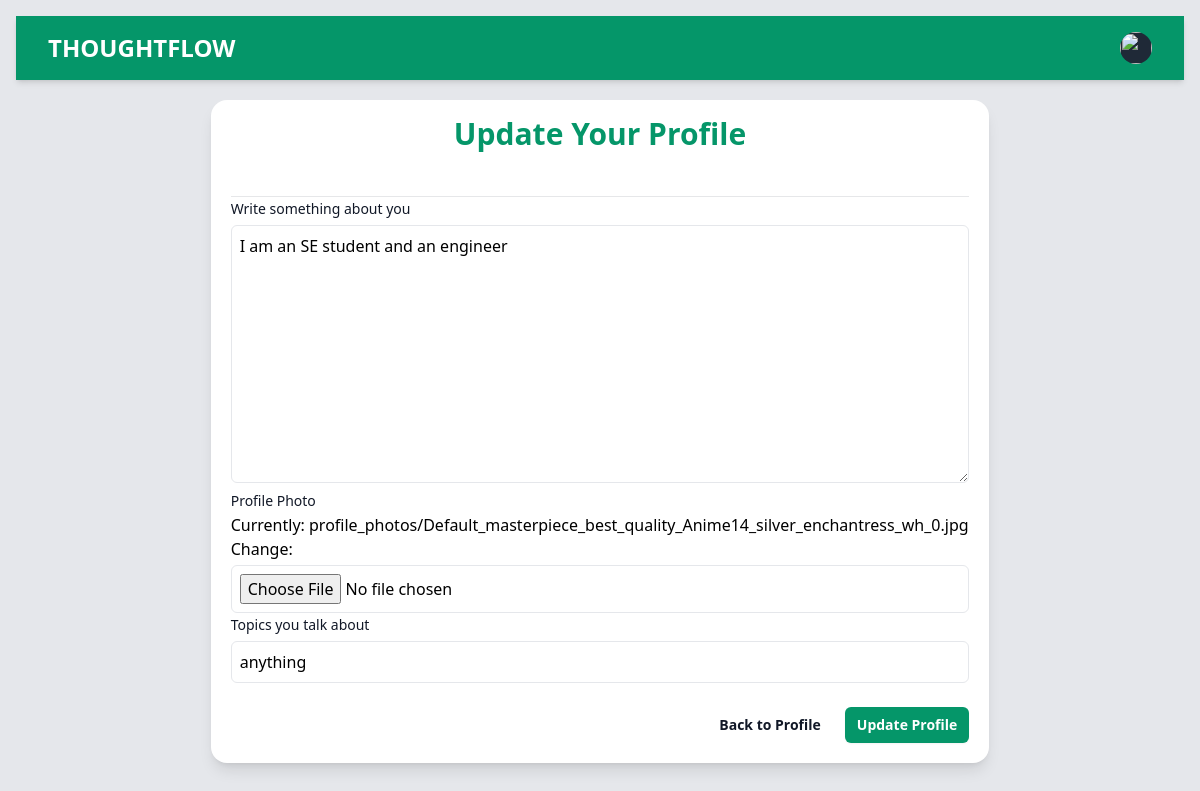
/auth/update_profile/manal/1/ (signed in), run on an earlier commit of the app's database.
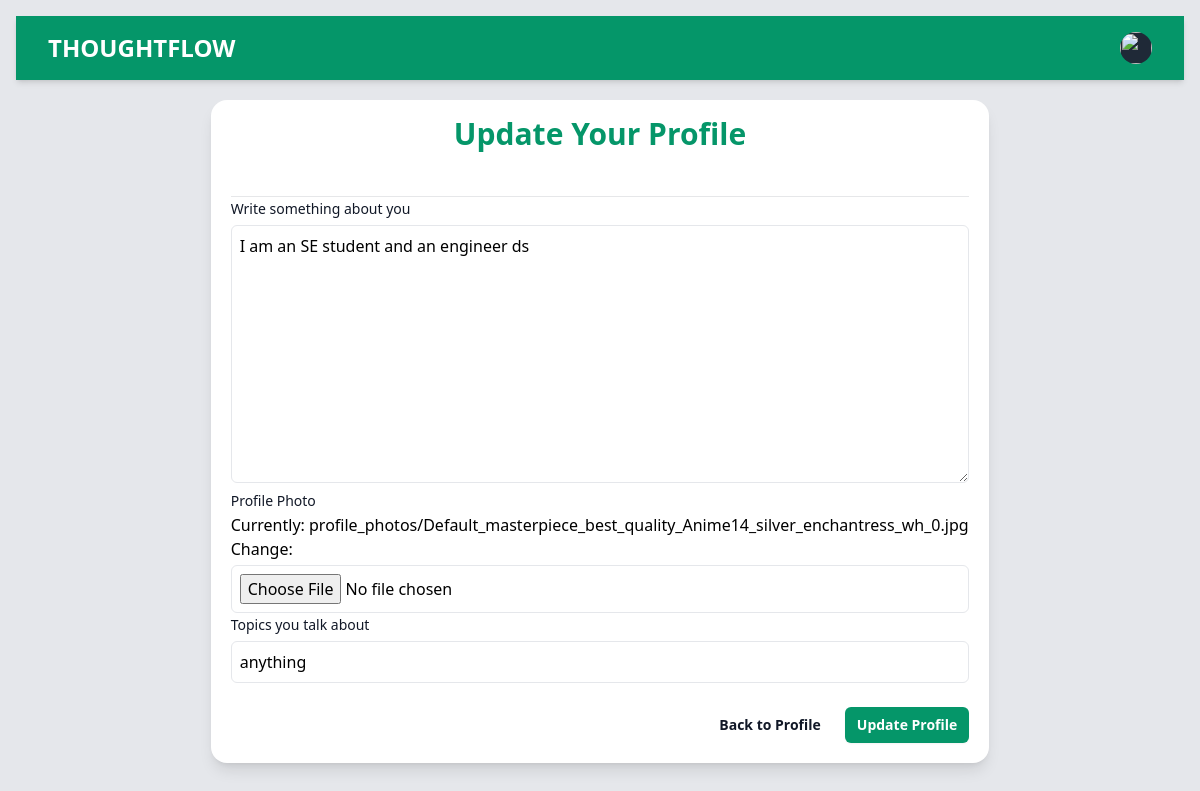
And on a later commit of the database.
### profiles/models.py (models this page shows, shortened)
class Userprofile(models.Model):
    person = models.OneToOneField(User, on_delete=models.CASCADE, related_name='user_profile')
    about = models.TextField()
    talks_about = models.CharField(max_length=250, default='anything')
    avatar = models.ImageField(upload_to='profile_photos', default='user.jpg')

### profiles/views.py (the view)
# urls.py: path('update_profile/<str:username>/<str:id>/', views.update_profile,
@login_required(login_url='login')
def update_profile(request, username, id):
    user = get_object_or_404(User, username=username, id=id)
    profile = get_object_or_404(Userprofile, person=user)
    if request.method == 'POST':
        form = UserPForm(request.POST, instance=profile)
        if form.is_valid():
            form.save()
            return redirect('profile', username=user.username, id=user.id)
    else:
        form = UserPForm(instance=profile)
    return render(request, 'update_profile.html', {
        'form': form,
        'profile': profile,
    })

### profiles/forms.py
class UserPForm(ModelForm):
    def __init__(self, *args, **kwargs):
        super().__init__(*args, **kwargs)
        self._update_field_attributes()
    def _update_field_attributes(self):
        field_classes = {
            'about': 'mt-1 p-2 border w-full rounded-md focus:outline-none focus:ring-emerald-400 focus:border-emerald-300',
            'avatar': 'mt-1 p-2 border w-full rounded-md focus:outline-none focus:ring-emerald-400 focus:border-emerald-300',
            'talks_about': 'mt-1 p-2 border w-full rounded-md focus:outline-none focus:ring-emerald-400 focus:border-emerald-300',
        }
        for field_name, css_class in field_classes.items():
            self.fields[field_name].widget.attrs.update({'class': css_class})
    class Meta:
        model = Userprofile
        fields = ['about', 'avatar', 'talks_about']
        labels = {
            'about': 'Write something about you',
            'avatar': 'Profile Photo',
            'talks_about': 'Topics you talk about'
        }

### profiles/templates/update_profile.html (shortened to what this page needs)
{% load static %}
<!DOCTYPE html>
<html lang="en">
  <head>
    <link rel="stylesheet" href="{% static 'style.css' %}" />
  </head>
  <body class="p-4 bg-gray-200">
    <nav class="bg-emerald-600 shadow-md">
      <div class="mx-auto max-w-7xl px-4 sm:px-6 lg:px-8">
        <div class="flex h-16 items-center justify-between">
          <div class="flex items-center">
            <div class="flex-shrink-0">
              <a class="text-2xl font-bold text-white" href="">THOUGHTFLOW</a>
            </div>
          </div>
          <div class="hidden md:block">
            <div class="ml-4 flex items-center md:ml-6">
              <div class="relative ml-3">
                <div>
                  <button
                    type="button"
                    class="relative flex max-w-xs items-center rounded-full bg-gray-800 text-sm focus:outline-none focus:ring-2 focus:ring-white focus:ring-offset-2 focus:ring-offset-gray-800"
                    id="user-menu-button"
                    aria-expanded="false"
                    aria-haspopup="true"
                  >
                    <span class="absolute -inset-1.5"></span>
                    <img
                      class="h-8 w-8 rounded-full"
                      src="https://images.unsplash.com/photo-1472099645785-5658abf4ff4e?ixlib=rb-1.2.1&ixid=eyJhcHBfaWQiOjEyMDd9&auto=format&fit=facearea&facepad=2&w=256&h=256&q=80"
                      alt=""
                    />
                  </button>
                </div>
              </div>
            </div>
          </div>
        </div>
      </div>
    </nav>
    <form
      class="w-full md:w-4/6 mt-5 mx-auto shadow-lg bg-white p-5 rounded-2xl"
      method="post"
      enctype="multipart/form-data"
    >
      <div class="space-y-12">
        <div class="border-b border-gray-900/10 pb-12">
          <h2
            class="text-3xl text-center font-semibold leading-7 text-emerald-600"
          >
            Update Your Profile
          </h2>
        </div>
      </div>
      {% for field in form %}
      <label
        for="{{ field.label }}"
        class="block text-sm font-medium leading-6 text-gray-900"
        >{{ field.label }}</label
      >
      {{ field }}
      {% endfor %}
      <div class="mt-6 flex items-center justify-end gap-x-6">
        <a
          href="{{ request.META.HTTP_REFERER }}"
          class="text-sm font-semibold leading-6 text-gray-900"
        >
          Back to Profile
        </a>
        <button
          type="submit"
          class="rounded-md bg-emerald-600 px-3 py-2 text-sm font-semibold text-white shadow-sm hover:bg-emerald-500 focus-visible:outline focus-visible:outline-2 focus-visible:outline-offset-2 focus-visible:outline-indigo-600"
        >
          Update Profile
        </button>
      </div>
    </form>
  </body>
</html>

What changed in the data, as far as the page shows it:
changed Userprofile "anything": about "I am an SE student and an engineer" → "I am an SE student and an engineer ds"
